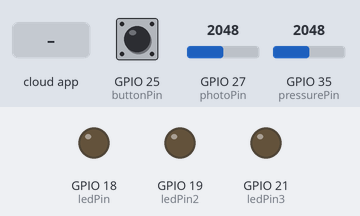
Simulated run of this sketch. Board: ESP32. Parts: output pins drawn as LEDs (lit = HIGH). The inputs (shaded band) are chosen by the test bench; at power-on: GPIO 25 (buttonPin) LOW, GPIO 27 (photoPin) = 2048, GPIO 35 (pressurePin) = 2048. WiFi joins after 1.5 s; servers stay silent unless stated; the Firebase database answers and starts empty; what the sketch prints to the serial monitor is not drawn.

Above: at 4.2 s.
4.3 s: the phone or cloud app sets isOn to 1
At 4.87 s:
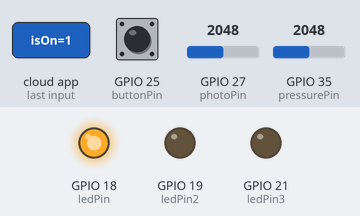
7.8 s: the phone or cloud app sets isOn to 0
9.7 s: the phone or cloud app sets isOn to 1
At 27.7 s:
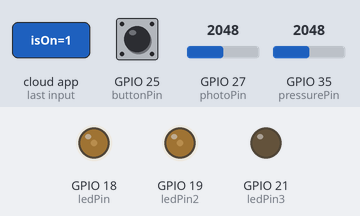
At 30.0 s:
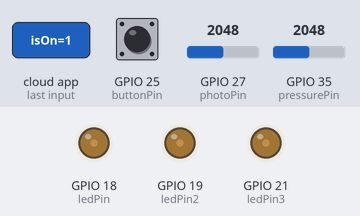
Timing chart, 0 to 35.5 s (numbered marks = the images above; inputs shaded):
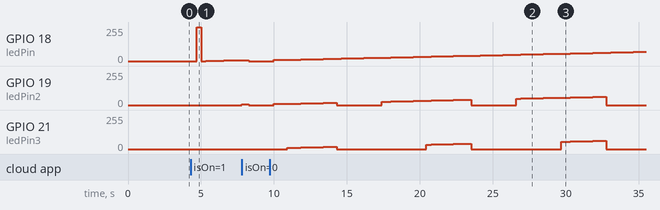

The sketch:

sketch_may19a.ino
```cpp
#include <WiFi.h>

#include <Firebase_ESP_Client.h>
#include "addons/TokenHelper.h"
#include "addons/RTDBHelper.h"

#define WIFI_SSID "AndroidAP_8631"
#define WIFI_PASS "pedro123"

// Insert Firebase project API Key
#define API_KEY "AIzaSyA5olWcKmHHPbhxjftCPFJhFUfsLOXDA2Y"

// Insert RTDB URLefine the RTDB URL */
#define DATABASE_URL "https://scmu-45836-default-rtdb.europe-west1.firebasedatabase.app/"


FirebaseData fbdo;
FirebaseAuth auth;
FirebaseConfig configFb;

bool signupOK = false;

const int buzzer = 18; //buzzer to arduino pin 9
const int pressurePin = 35;
const int ledPin = 18;
const int ledPin2 = 19;
const int ledPin3 = 21;
const int freq = 5000;
const int ledChannel = 0;
const int ledChannel2 = 1;
const int ledChannel3 = 2;
const int resolution = 8;
const int photoPin = 27;
const int buttonPin =  25;
int photoThreshold = 500; //default

int pressVal = 0;
int nLedsActive = 3;
int lastPressVal = 0;
int dutyCycle = 0;

/*IPAddress local_IP(192, 168, 1, 184);
// Set your Gateway IP address
IPAddress gateway(192, 168, 66, 127);

IPAddress subnet(255, 255, 255, 0);
IPAddress primaryDNS(8, 8, 8, 8);   // optional
IPAddress secondaryDNS(8, 8, 4, 4); // optional
*/


unsigned long previousMillisLEDs = 0;
const long intervalLED = 5;
unsigned long previousMillisMoreLED = 0;
const long intervalMoreLEDs = 3000;
boolean increasingLED = false;

unsigned long previousMillisReadLight = 0;
const long intervalReadLight = 2000;

unsigned long previousMillisWifiReconn = 0;
unsigned long previousMillisWifi = 0;
const long intervalWifi = 1000;

unsigned long previousMillisSensors = 0;
const long intervalSensors = 1000;

unsigned long previousMillisPushButton = 0;
const long intervalPushButton = 100;

int buttonState = 0;
bool alarmOn = false;


void setup(){
  Serial.begin(115200);
  initLeds();
  pinMode(buttonPin, INPUT);
  delay(1000);
  //pinMode(buzzer, OUTPUT); // Set buzzer - pin 9 as an output
  initWifi();
  initFirebase();
}

void loop(){

  /*tone(buzzer, 2000); // Send 1KHz sound signal...
  delay(1000);        // ...for 1 sec
  noTone(buzzer);     // Stop sound...
  delay(1000);        // ...for 1sec*/


  /*lastPressVal = pressVal;
  pressVal = analogRead(pressurePin);
  Serial.println(pressVal);
  if(pressVal > 50 && lastPressVal == 0)
    nLedsActive++;
  delay(500);*/
  unsigned long currentMillis = millis();

  wifiControl(currentMillis);
  controlLight(currentMillis);
  sendSensorInfo(currentMillis);
 /*if(pressVal > 50) esta na cama*/
  delay(10);
}

void wifiControl(unsigned long currentMillis) {
  if ((WiFi.status() != WL_CONNECTED) && (currentMillis - previousMillisWifiReconn >= intervalWifi)) {
    Serial.print(millis());
    Serial.println("Reconnecting to WiFi...");
    WiFi.disconnect();
    WiFi.reconnect();
    previousMillisWifiReconn = currentMillis;
  }
  /*if(currentMillis - previousMillisWifi >= intervalWifi) {

    //processing incoming packet, must be called before reading the buffer
    int packetSize = udp.parsePacket();
    if (packetSize) {
      //receive response from server, it will be HELLO WORLD
      int len = udp.read(incomingPacket, 255);
      if (len > 0) {
        incomingPacket[len] = 0;
      }
      Serial.printf("UDP packet contents: %s\n", incomingPacket);

      // send back a reply, to the IP address and port we got the packet from
      udp.beginPacket(udp.remoteIP(), udp.remotePort());
      udp.write(replyPacket, sizeof(replyPacket));
      udp.endPacket();
      previousMillisWifi = currentMillis;
    }
  }*/
}
void  controlLight(unsigned long currentMillis) {
  if(alarmOn) {
   if(currentMillis - previousMillisMoreLED >= intervalMoreLEDs) {
    nLedsActive++;
    previousMillisMoreLED = currentMillis;
    //Serial.println(analogRead(photoPin));
    //Serial.println(gettimeofday())
  }

  if(nLedsActive > 3)
    nLedsActive = 1;

  //turn off leds
  if(nLedsActive < 1) ledcWrite(ledChannel, 0);
  if(nLedsActive < 2) ledcWrite(ledChannel2, 0);
  if(nLedsActive < 3) ledcWrite(ledChannel3, 0);

  if(nLedsActive > 0 && currentMillis - previousMillisLEDs >= intervalLED) {
    if(increasingLED) dutyCycle++;
    else dutyCycle--;

    if(dutyCycle >= 255)
      increasingLED = false;
    else if(dutyCycle <= 0) increasingLED = true;

    ledcWrite(ledChannel, dutyCycle);
    if(nLedsActive > 1) {ledcWrite(ledChannel2, dutyCycle);}
    if(nLedsActive > 2) {ledcWrite(ledChannel3, dutyCycle);}
    previousMillisLEDs = currentMillis;
  }
 }
 else {
  ledcWrite(ledChannel, 0);
  ledcWrite(ledChannel2, 0);
  ledcWrite(ledChannel3, 0);
 }
}

void sendSensorInfo(unsigned long currentMillis) {
  if (Firebase.ready() && signupOK && currentMillis - previousMillisSensors >= intervalSensors) {
    pressVal = analogRead(pressurePin);
    Firebase.RTDB.setInt(&fbdo, "sensors/pressure", pressVal);
    Firebase.RTDB.setInt(&fbdo, "sensors/light", analogRead(photoPin));
    previousMillisSensors = currentMillis;
  }

  if(Firebase.ready() && signupOK && currentMillis - previousMillisPushButton >= intervalPushButton) {
    if(Firebase.RTDB.getBool(&fbdo, "/alarm/isOn")) {
      alarmOn = fbdo.to<bool>();
    }
    if(alarmOn) {
      Firebase.RTDB.setInt(&fbdo, "alarm/button", digitalRead(buttonPin));
    }
    previousMillisPushButton = currentMillis;
  }
}

void initWifi() {
  WiFi.mode(WIFI_STA);
  WiFi.begin(WIFI_SSID, WIFI_PASS);
  Serial.print("Connecting to ");
  Serial.print(WIFI_SSID);
  // Loop continuously while WiFi is not connected

  while (WiFi.status() != WL_CONNECTED) {
    Serial.print('.');
    delay(1000);
  }
   Serial.print("Connected! IP address: ");
  Serial.println(WiFi.localIP());
  /*udp.begin(localudpPort);
  Serial.printf("Now listening at IP %s, UDP port %d\n", WiFi.localIP().toString().c_str(), localudpPort);*/
}

void initFirebase() {
    /* Assign the api key (required) */
  configFb.api_key = API_KEY;

  /* Assign the RTDB URL (required) */
  configFb.database_url = DATABASE_URL;

  if (Firebase.signUp(&configFb, &auth, "", "")){
    Serial.println("ok");
    signupOK = true;
  }
  else{
    Serial.printf("%s\n", configFb.signer.signupError.message.c_str());
  }

  /* Assign the callback function for the long running token generation task */
  configFb.token_status_callback = tokenStatusCallback; //see addons/TokenHelper.h

  Firebase.begin(&configFb, &auth);
  Firebase.reconnectWiFi(true);
}

void initLeds() {
  ledcSetup(ledChannel, freq, resolution);
  ledcSetup(ledChannel2, freq, resolution);
  ledcSetup(ledChannel3, freq, resolution);
  ledcAttachPin(ledPin, ledChannel);
  ledcAttachPin(ledPin2, ledChannel2);
  ledcAttachPin(ledPin3, ledChannel3);
}
```

Measured:
- after the input at 4.3 s, GPIO 18 (ledPin): 0/255 → 255/255 after 0.42 s, → 0/255 0.31 s later, → 1/255 0.31 s later, → 2/255 0.61 s later, … (9 changes in this stretch); GPIO 19 (ledPin2): 0/255 → 7/255 after 3.5 s
- after the input at 9.7 s, GPIO 18 (ledPin): moves from 0/255 to 69/255 over 25.2 s, starting after 0.29 s; GPIO 19 (ledPin2): 0/255 → 8/255 after 0.29 s, → 9/255 0.61 s later, → 10/255 0.31 s later, → 11/255 0.31 s later, … (43 changes in this stretch)
